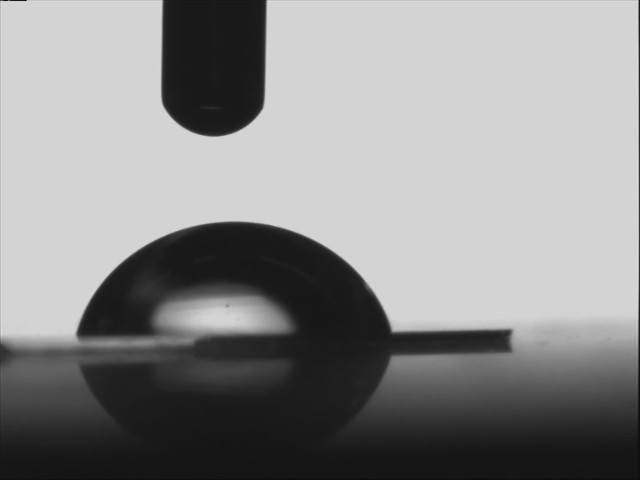
//> input picture data/samples/water_on_polymethylmetacrylat.jpg, 640 x 480 px
$ ./main data/samples/water_on_polymethylmetacrylat.jpg   (built with g++ and OpenCV 4)
//> lines starting //> are read from the running program, lines starting //| are printed output that depends on the picture; after the words box and inside, x2 and y2 are one past the last pixel; in counts of white or black regions, pixels touching at a corner belong together
#include "geometry.hpp"
#include "utils.hpp"

#include <opencv2/core/core.hpp>
#include <opencv2/imgproc/imgproc.hpp>
#include <opencv2/highgui/highgui.hpp>
#include <iostream>
#include <vector>
#include <tuple>
#include <algorithm>
#include <random>


std::vector<cv::Point> getAllWhitePixels(const cv::Mat& img, int brightnessThreshold = 100)
{
    std::vector<cv::Point> res;
    for (int i = 0; i < img.cols; i++) {
        for (int j = 0; j < img.rows; j++) {
            auto channels   = img.at<cv::Vec3b>(cv::Point(i, j));
            auto red        = channels[0];
            auto green      = channels[1];
            auto blue       = channels[2];
            auto brightness = (red + green + blue) / 3;
            if (brightness > brightnessThreshold) {
                res.push_back(cv::Point(i, j));
            }
        }
    }
    return res;
}

std::vector<cv::Point> getPointsOutsideCircle(std::vector<cv::Point> in, cv::Point center, int radius)
{
    std::vector<cv::Point> res;
    for (auto p: in) {
        if (p.x < center.x - 1.1 * radius || p.x > center.x + 1.1 * radius) {
            res.push_back(p);
        }
    }
    return res;
}

std::vector<Line> getSurface(std::vector<cv::Point> points)
{
    std::vector<Line> res;
    for (int i = 0; i < points.size(); i++) {
        cv::Point p1 = points[i];
        for (int k = i + 1; k < points.size(); k++) {
            cv::Point p2 = points[k];
            if (p1.x != p2.x) {
                res.push_back(Line({ p1, p2 }));
            }
        }
    }
    return res;
}

void run(cv::Mat& img)
{
    auto points = getAllWhitePixels(img);

    std::vector<int> manywhites;

    cv::Point candidateCenter;
    int candidateRadius;

    int maxBrightnes = 0;

    for (int i = 0; i < 100000; i++) {
        auto p1 = random_element(points);
        auto p2 = random_element(points);
        auto p3 = random_element(points);

        while (EuqlidianDistance({ p2, p1 }) < img.cols / 40) {
            p2 = random_element(points);
        }

        while (EuqlidianDistance({ p3, p1 }) < img.cols / 40) {
            p3 = random_element(points);
        }

        auto line1 = getNormal(p1, p2);
        auto line2 = getNormal(p1, p3);

        auto intersectRes   = findIntersection(line1, line2);
        auto foundIntersect = std::get<1>(intersectRes);
        auto intersectPoint = std::get<0>(intersectRes);

        if (!foundIntersect) {
            i--;
            continue;
        }

        auto radius = EuqlidianDistance({ intersectPoint, p2 });
        auto center = intersectPoint;

        auto checkMatch = [img](cv::Point center, int radius){
              int lightPoints = 0;

              for (double theta = 0; theta < 2 * M_PI; theta += M_PI / 200) {
                  auto onCircle = cv::Point(radius * cos(theta) + center.x,
                      radius * sin(theta) + center.y);
                  if (onCircle.x >= img.cols || onCircle.x <= 0 ||
                    onCircle.y >= img.rows || onCircle.y <= 0)
                  {
                      return 0;
                  }
                  auto channels   = img.at<cv::Vec3b>(onCircle);
                  auto red        = channels[0];
                  auto green      = channels[1];
                  auto blue       = channels[2];
                  auto brightness = (red + green + blue) / 3;
                  if (brightness > 200) {
                      lightPoints++;
                  }
              }
              return lightPoints * radius;
          };

        auto brightness = checkMatch(center, radius);
        if (brightness > maxBrightnes) {
            candidateCenter = center;
            candidateRadius = radius;
            maxBrightnes    = brightness;
        }
    }
    std::cout << "Candidate circle {" << candidateCenter << ", " << candidateRadius << "}" << std::endl;
    cv::circle(img, candidateCenter, candidateRadius, cv::Scalar(127, 255, 2));

    auto outside = getPointsOutsideCircle(points, candidateCenter, candidateRadius);
    for (auto p: outside) {
        cv::circle(img, p, 3, cv::Scalar(255, 0, 0));
    }

    auto surfaces = getSurface(outside);

    std::sort(std::begin(surfaces), std::end(surfaces),
      [](const Line& l1, const Line& l2){
        return getSlope(l1) < getSlope(l2);
    });

    auto slopeMedian = getSlope(surfaces[surfaces.size() / 2]);
    std::vector<int> intercepts;
    intercepts.resize(outside.size());
    for (int i = 0; i < intercepts.size(); i++) {
        intercepts[i] = outside[i].y - slopeMedian * outside[i].x;
    }
    auto interceptMedian = getMedian(intercepts);
    Line surface         = { cv::Point(0, interceptMedian),
                             cv::Point(img.cols,
                               img.cols * slopeMedian + interceptMedian) };
    cv::line(img, surface[0], surface[1], cv::Scalar(0, 0, 255));

    auto intersect = getCircleLineIntersection(surface, candidateCenter, candidateRadius);
    auto tang1     = getTangentToCircle(intersect[0], candidateCenter, candidateRadius);
    cv::line(img, tang1[0], tang1[1], cv::Scalar(128, 0, 255));

    auto tang2 = getTangentToCircle(intersect[1], candidateCenter, candidateRadius);
    cv::line(img, tang2[0], tang2[1], cv::Scalar(128, 0, 255));

    auto angle1 = getInnerAngleBetweenLines({ intersect[0], intersect[1] }, tang1);
    std::cout << "theta (1) = " << angle1 << std::endl;

    auto angle2 = getInnerAngleBetweenLines({ intersect[0], intersect[1] }, tang2);
    std::cout << "theta (2) = " << angle2 << std::endl;
} // run

int main(int argc, char ** argv)
{
    if (argc != 2) {
        std::cout << " Usage: display_image ImageToLoadAndDisplay" << std::endl;
        return -1;
    }

    cv::Mat rgbImage, image;
    image = cv::imread(argv[1], CV_LOAD_IMAGE_GRAYSCALE);
//> image is the input picture: 480 rows x 640 cols, CV_8UC1; min 11, max 227, mean 140.5

    if (!image.data) { // Check for invalid input
        std::cout << "Could not open or find the image" << std::endl;
        return -1;
    }

    cv::blur(image, image, cv::Size(3, 3));
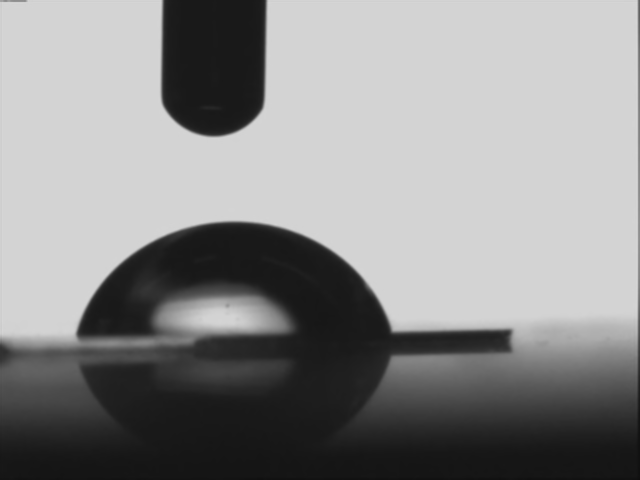
//> image: 480 rows x 640 cols, CV_8UC1; 13.05% of pixels changed, all inside (x1, y1, x2, y2) = (0, 0, 640, 480)
    cv::Canny(image, image, 50, 350, 3, true);
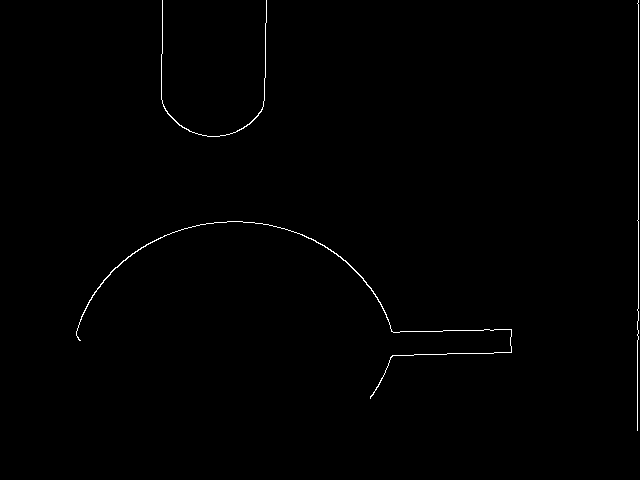
//> image: 480 rows x 640 cols, CV_8UC1; 0.53% white in thin lines or dots, all inside (x1, y1, x2, y2) = (76, 0, 639, 431)

    cv::cvtColor(image, rgbImage, cv::COLOR_GRAY2RGB);

    // image.

    run(rgbImage);
//> after the loop in getAllWhitePixels, `for (int i = 0; i < img.cols; i++)`: res = 1623 Points (x, y), first 12: [76, 331], [76, 332], [76, 333], [76, 334], [76, 335], [77, 328], [77, 329], [77, 330], [77, 336], [77, 337], [78, 325], [78, 326]
//> in run, `auto points = getAllWhitePixels(img);`: points has the same summary as res in getAllWhitePixels
//> (the run ends here: the program needs code that is not available in this run, at `auto p1 = random_element(points);`)

$ run again, on data/samples/test.png
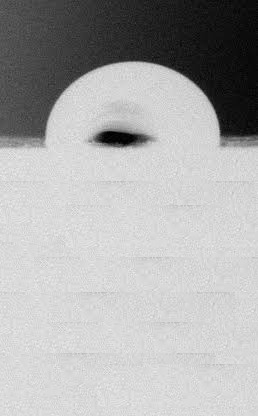
//> input picture data/samples/test.png, 258 x 416 px
//> image is the input picture: 416 rows x 258 cols, CV_8UC1; min 0, max 237, mean 172.8
//> `cv::Canny(image, image, 50, 350, 3, true);`:
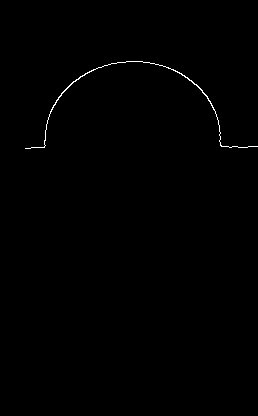
//> image: 416 rows x 258 cols, CV_8UC1; 0.35% white in thin lines or dots, all inside (x1, y1, x2, y2) = (25, 61, 258, 149)
//> after the loop in getAllWhitePixels, `for (int i = 0; i < img.cols; i++)`: res = 378 Points (x, y), first 12: [25, 148], [26, 148], [27, 148], [28, 148], [29, 148], [30, 148], [31, 147], [32, 147], [33, 147], [34, 147], [35, 147], [36, 147]
//> points has the same summary as res in getAllWhitePixels
